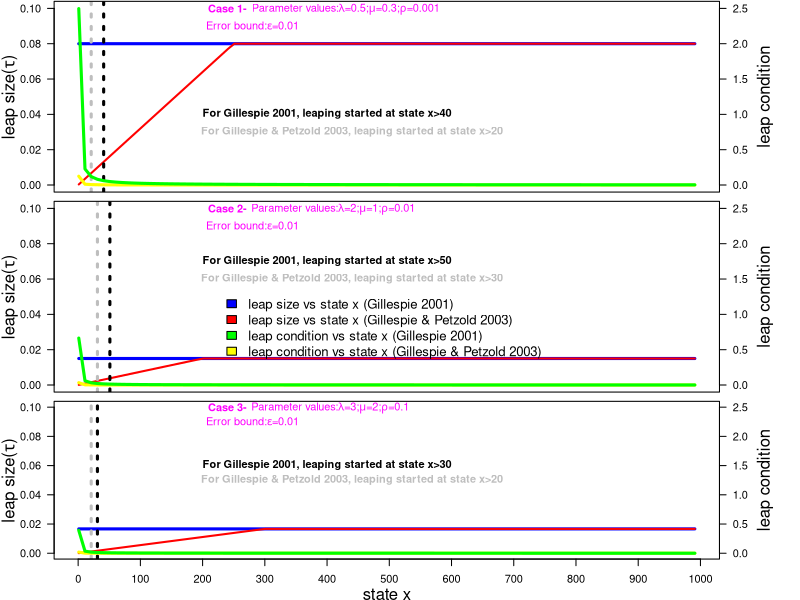

This figure's R source:
####Setting the plot size and resolution (300 dpi)
options(repr.plot.width=8, repr.plot.height=8,repr.plot.res = 300) #Setting plot size

#Based on Gillespie 2001
tau_TotalRate_2001<-function(X,b,d,c,error){
    rate1<- b*X
    #probability of death
    rate2<- d*X
    #probability of catastrophe
    rate3<- c*X
    
    total_rate<- rate1+rate2+rate3 #representing a0(x)
    
     tau<-(error*(b+d))/(abs(b-d)*max(b,d)) 
    leap_condition<- 2/total_rate
    return(list(tau=tau,leap_conditions=leap_condition))
}

#Based on Gillespie & Petzold 2003
tau_TotalRate_2003<-function(X,b,d,c,error){  
   rate1<- b*X
    #probability of death
    rate2<- d*X
    #probability of catastrophe
    rate3<- c*X
    
    total_rate<- rate1+rate2+rate3 #representing a0(x)
     #Computing tau from equation 6 based on Gillespie & Petzold 2003
    Leap_sizes1= (error*(b+d))/(abs(b^2-b*d))
    Leap_sizes2= (error*(b+d))/(abs(b*d-d^2))
    Leap_sizes3= X*(error*(b+d))^2/(b^3+ d*b^2)
    Leap_sizes4= X*(error*(b+d))^2/(b*d^2+ d^3)
    
    #estimate of the tau leap size
    tau=min(Leap_sizes1,Leap_sizes2,Leap_sizes3,Leap_sizes4)  
     leap_condition<- 1/(10*total_rate)
    return(list(tau=tau,leap_condition= leap_condition))
}

#Based on Gillespie & Petzold 2003
tau_TotalRate_2003_2<-function(X,b,d,c,error){  
   rate1<- b*X
    #probability of death
    rate2<- d*X
    #probability of catastrophe
    rate3<- c*X
    
    total_rate<- rate1+rate2+rate3 #representing a0(x)
     #Computing tau from equation 6 based on Gillespie & Petzold 2003
    Leap_sizes1= (error*(b+d))/ (abs(b-d)*max(b,d))
    Leap_sizes2= X*(error*(b+d))^2/((b+d)*max(b^2,d^2))
    
    #estimate of the tau leap size
    tau=min(Leap_sizes1,Leap_sizes2)  
     leap_condition<- 1/(10*total_rate)
    return(list(tau=tau,leap_condition= leap_condition))
}

state<-seq(100,300,by=10)

 for (i in seq_along(state)) print(tau_TotalRate_2003(X=state[i],b=0.5,d=0.3,c=0.001,error=0.01)$tau)

state<- seq(100,300,by=10)

for (i in seq_along(state)) print(tau_TotalRate_2003_2(X=state[i],b=0.5,d=0.3,c=0.001,error=0.01)$tau)


tau2001=tau2003=results2001=results2003=leapCondition2001=leapCondition2003=NULL

state<- seq(1,1000,by=10)
tau2001[["case1"]]=leapCondition2001[["case1"]]=numeric(length(state))
tau2001[["case2"]]=leapCondition2001[["case2"]]=numeric(length(state))
tau2001[["case3"]]=leapCondition2001[["case3"]]=numeric(length(state))

for(i in seq_along(state)) {
results2001[["case1"]]<- tau_TotalRate_2001(X=state[i],b=0.5,d=0.3,c=0.001,error=0.01)
results2001[["case2"]]<- tau_TotalRate_2001(X=state[i],b=2,d=1,c=0.01,error=0.01)  
results2001[["case3"]]<- tau_TotalRate_2001(X=state[i],b=3,d=2,c=0.1,error=0.01)
    
tau2001[["case1"]][i]<-results2001[["case1"]]$tau
tau2001[["case2"]][i]<-results2001[["case2"]]$tau
tau2001[["case3"]][i]<-results2001[["case3"]]$tau
    
leapCondition2001[["case1"]][i]<-results2001[["case1"]]$leap_condition
leapCondition2001[["case2"]][i]<-results2001[["case2"]]$leap_condition
leapCondition2001[["case3"]][i]<-results2001[["case3"]]$leap_condition
}

state<- seq(1,1000,by=10)
tau2003[["case1"]]=leapCondition2003[["case1"]]=numeric(length(state))
tau2003[["case2"]]=leapCondition2003[["case2"]]=numeric(length(state))
tau2003[["case3"]]=leapCondition2003[["case3"]]=numeric(length(state))

for(i in seq_along(state)) {
results2003[["case1"]]<- tau_TotalRate_2003(X=state[i],b=0.5,d=0.3,c=0.001,error=0.01)
results2003[["case2"]]<- tau_TotalRate_2003(X=state[i],b=2,d=1,c=0.01,error=0.01)  
results2003[["case3"]]<- tau_TotalRate_2003(X=state[i],b=3,d=2,c=0.1,error=0.01)
    
tau2003[["case1"]][i]<-results2003[["case1"]]$tau
tau2003[["case2"]][i]<-results2003[["case2"]]$tau
tau2003[["case3"]][i]<-results2003[["case3"]]$tau
    
leapCondition2003[["case1"]][i]<-results2003[["case1"]]$leap_condition
leapCondition2003[["case2"]][i]<-results2003[["case2"]]$leap_condition
leapCondition2003[["case3"]][i]<-results2003[["case3"]]$leap_condition
}

# setting working directory
setwd("/Users/clementtwumasi/Desktop/BDC_Paper_Journal_of_Applied_Probability /LeapSize_conditions_results")

data=NULL
data[["case1"]]= data.frame(state=state,tau2001=tau2001[["case1"]],
                  leapCondition2001=leapCondition2001[["case1"]],tau2003=tau2003[["case1"]],
                 leapCondition2003=leapCondition2003[["case1"]])

data[["case2"]]= data.frame(state=state,tau2001=tau2001[["case2"]],
                  leapCondition2001=leapCondition2001[["case2"]],tau2003=tau2003[["case2"]],
                 leapCondition2003=leapCondition2003[["case2"]])

data[["case3"]]= data.frame(state=state,tau2001=tau2001[["case3"]],
                  leapCondition2001=leapCondition2001[["case3"]],tau2003=tau2003[["case3"]],
                 leapCondition2003=leapCondition2003[["case3"]])

write.csv(data[["case1"]],"LeapSize_State_Condition_Results1.csv")
write.csv(data[["case2"]],"LeapSize_State_Condition_Results2.csv")
write.csv(data[["case3"]],"LeapSize_State_Condition_Results3.csv")

state[which(tau2001$case1==tau2003$case1)]

state[which(tau2001$case2==tau2003$case2)]

#For tau-leaping (For Gillespie) X>=41 and no leaping for X<=31
#state[which(tau2001>leapCondition2001)]
paste("For Gillespie 2001, leaping starts when state x>=",min(state[which(tau2001[["case1"]]>leapCondition2001[["case1"]])]),
      
      "","where the fixed leap size=","",tau2001[["case1"]][which(tau2001[["case1"]]>leapCondition2001[["case1"]])[1]],"",
     "and leap condition >=",leapCondition2001[["case1"]][which(tau2001[["case1"]]>leapCondition2001[["case1"]])[1]])

#0.00672	0.0059449498
#For tau-leaping (For Gillespie) X>=21 and no leaping for X<=11
#state[which(tau2003>leapCondition2003)]

paste("For Gillespie & Petzold 2003, leaping starts when state x>=",
      min(state[which(tau2003[["case1"]]>leapCondition2003[["case1"]])]),
      
      "","where the leap size >=","",tau2003[["case1"]][[which(tau2003[["case1"]]>leapCondition2003[["case1"]])[1]]],"",
     "and leap condition >=",leapCondition2003[["case1"]][[which(tau2003[["case1"]]>leapCondition2003[["case1"]])[1]]])

#For tau-leaping (For Gillespie) X>=51 and no leaping for X<=41
#state[which(tau2001>leapCondition2001)]
paste("For Gillespie 2001, leaping starts when state x>=",min(state[which(tau2001[["case2"]]>leapCondition2001[["case2"]])]),
      
      "","where the fixed leap size=","",tau2001[["case2"]][which(tau2001[["case2"]]>leapCondition2001[["case2"]])[1]],"",
     "and leap condition >=",leapCondition2001[["case2"]][which(tau2001[["case2"]]>leapCondition2001[["case2"]])[1]])


#For tau-leaping (For Gillespie) X>=31 and no leaping for X<=21
#state[which(tau2003>leapCondition2003)]

paste("For Gillespie & Petzold 2003, leaping starts when state x>=",
      min(state[which(tau2003[["case2"]]>leapCondition2003[["case2"]])]),
      
      "","where the leap size >=","",tau2003[["case2"]][[which(tau2003[["case2"]]>leapCondition2003[["case2"]])[1]]],"",
     "and leap condition >=",leapCondition2003[["case2"]][[which(tau2003[["case2"]]>leapCondition2003[["case2"]])[1]]])

#For tau-leaping (For Gillespie) X>=31 and no leaping for X<=21
#state[which(tau2001>leapCondition2001)]
paste("For Gillespie 2001, leaping starts when state x>=",min(state[which(tau2001[["case3"]]>leapCondition2001[["case3"]])]),
      
      "","where the fixed leap size=","",tau2001[["case3"]][which(tau2001[["case3"]]>leapCondition2001[["case3"]])[1]],"",
     "and leap condition >=",leapCondition2001[["case3"]][which(tau2001[["case3"]]>leapCondition2001[["case3"]])[1]])


#For tau-leaping (For Gillespie) X>=21 and no leaping for X<=11
#state[which(tau2003>leapCondition2003)]

paste("For Gillespie & Petzold 2003, leaping starts when state x>=",
      min(state[which(tau2003[["case3"]]>leapCondition2003[["case3"]])]),
      
      "","where the leap size >=","",tau2003[["case3"]][[which(tau2003[["case3"]]>leapCondition2003[["case3"]])[1]]],"",
     "and leap condition >=",leapCondition2003[["case3"]][[which(tau2003[["case3"]]>leapCondition2003[["case3"]])[1]]])

## add extra space to right margin of plot within frame
#par(mar=c(5, 4, 4, 6) + 0.1)

o<-par(mar=c(0.5, 4, 0, 6) + 0.1)
#o<-par(mar=c(0,4,2,2))#Run this before the code below

nf<-layout(matrix(1:3, nrow=3,ncol=1))


#### FIRST PLOT ####
## Plot first set of data and draw its axis

plot(state,tau2001[["case1"]],type="l",col="blue",lwd=3,ylab="",xlab="",
    ylim=c(0,.1),axes=FALSE)

lines(state,tau2003[["case1"]],col="red",lwd=2,ylab="",xlab="")

abline(v=41,col="black",lty=3,lwd=3)

text(400,0.04, paste("For Gillespie 2001, leaping started at state x>40"),col="black",font=2)
text(440,0.03, paste("For Gillespie & Petzold 2003, leaping started at state x>20"),col="grey",font=2)


abline(v=21,col="grey",lty=3,lwd=3)


axis(2, ylim=c(0,0.1),col="black",las=1,xaxt = "n")  ## las=1 makes horizontal labels

mtext(expression(paste("leap size","(",tau,")") ),side=2,line=2.5)
box()


text(240,.1, "Case 1-",col="magenta",lwd=3,font=2)

text(430,.0995, expression(paste("Parameter values:"
                ,lambda,"=0.5",";","", mu,"=0.3",";",rho,"=0.001") ),
    col="magenta",lwd=3,font=2)

text(280,.09, expression(paste("Error bound:"
                ,epsilon,"=0.01") ),col="magenta",lwd=3,font=2)

## Allow a second plot on the same graph
par(new=TRUE)

## Plot the second plot and put axis scale on right
plot(state,leapCondition2003[["case1"]],type="l",col="yellow",lwd=3,ylab="",
    xlab="",axes=FALSE,ylim=c(0,2.5))
lines(state,leapCondition2001[["case1"]],type="l",col="green",lwd=3)
mtext("leap condition",side=4,col="black",line=3) 
axis(4, ylim=c(0,2.5), col="black",col.axis="black",las=1)


## Draw the time axis
axis(1,pretty(range(state),10),xaxt = "n")
#mtext("state x",side=1,col="black",line=2.3)  



########SECOND PLOT #######
#par(mar=c(0, 4, 4, 6) + 0.1)
#par(mar=c(0,4,2,2)
#o<-par(mar=c(0,4,0,2))

#o<-par(mar=c(0, 4, 2, 6) + 0.1)
par(mar=c(0.5, 4, 0, 6) + 0.1)
## Plot first set of data and draw its axis

plot(state,tau2001[["case2"]],type="l",col="blue",lwd=3,ylab="",xlab="",
    ylim=c(0,.1),axes=FALSE)

lines(state,tau2003[["case2"]],col="red",lwd=2,ylab="",xlab="")

abline(v=51,col="black",lty=3,lwd=3)

text(400,0.07, paste("For Gillespie 2001, leaping started at state x>50"),col="black",font=2)
text(440,0.06, paste("For Gillespie & Petzold 2003, leaping started at state x>30"),col="grey",font=2)


abline(v=31,col="grey",lty=3,lwd=3)


axis(2, ylim=c(0,0.1),col="black",las=1,xaxt = "n")  ## las=1 makes horizontal labels

mtext(expression(paste("leap size","(",tau,")") ),side=2,line=2.5)
box()


text(240,.1, "Case 2-",col="magenta",lwd=3,font=2)

text(410,.0995, expression(paste("Parameter values:"
                ,lambda,"=2",";","", mu,"=1",";",rho,"=0.01") ),
    col="magenta",lwd=3,font=2)

text(280,.09, expression(paste("Error bound:"
                ,epsilon,"=0.01") ),col="magenta",lwd=3,font=2)


text<-c("leap size vs state x (Gillespie 2001)","leap size vs state x (Gillespie & Petzold 2003)",
       "leap condition vs state x (Gillespie 2001)","leap condition vs state x (Gillespie & Petzold 2003)")

legend(x=220,y=.055,legend = text,col=c("blue","red","green","yellow"),bty = "n",
      cex=1.2, horiz = FALSE,pt.cex = 1,fill=c("blue","red","green","yellow"),ncol=1)


## Allow a second plot on the same graph
par(new=TRUE)

## Plot the second plot and put axis scale on right
plot(state,leapCondition2003[["case2"]],type="l",col="yellow",lwd=3,ylab="",
    xlab="",axes=FALSE,ylim=c(0,2.5))
lines(state,leapCondition2001[["case2"]],type="l",col="green",lwd=3)
mtext("leap condition",side=4,col="black",line=3) 
axis(4, ylim=c(0,2.5), col="black",col.axis="black",las=1)


## Draw the time axis
axis(1,pretty(range(state),10),xaxt = "n")
#mtext("state x",side=1,col="black",line=2.3)  




########THIRD PLOT #######
#par(mar=c(4,4,0,2))
#par(mar=c(5, 4, 0, 6) + 0.1)
par(mar=c(3, 4, 0, 6) + 0.1)
## Plot first set of data and draw its axis

plot(state,tau2001[["case3"]],type="l",col="blue",lwd=3,ylab="",xlab="",
    ylim=c(0,.1),axes=FALSE)

lines(state,tau2003[["case3"]],col="red",lwd=2,ylab="",xlab="")

abline(v=31,col="black",lty=3,lwd=3)

text(400,0.06, paste("For Gillespie 2001, leaping started at state x>30"),col="black",font=2)
text(440,0.05, paste("For Gillespie & Petzold 2003, leaping started at state x>20"),col="grey",font=2)


abline(v=21,col="grey",lty=3,lwd=3)


axis(2, ylim=c(0,0.1),col="black",las=1,xaxt = "n")  ## las=1 makes horizontal labels

mtext(expression(paste("leap size","(",tau,")") ),side=2,line=2.5)
box()


text(240,.1, "Case 3-",col="magenta",lwd=3,font=2)

text(405,.0995, expression(paste("Parameter values:"
                ,lambda,"=3",";","", mu,"=2",";",rho,"=0.1") ),
    col="magenta",lwd=3,font=2)

text(280,.09, expression(paste("Error bound:"
                ,epsilon,"=0.01") ),col="magenta",lwd=3,font=2)



## Allow a second plot on the same graph
par(new=TRUE)

## Plot the second plot and put axis scale on right
plot(state,leapCondition2003[["case3"]],type="l",col="yellow",lwd=3,ylab="",
    xlab="",axes=FALSE,ylim=c(0,2.5))
lines(state,leapCondition2001[["case3"]],type="l",col="green",lwd=3)
mtext("leap condition",side=4,col="black",line=3) 
axis(4, ylim=c(0,2.5), col="black",col.axis="black",las=1)


## Draw the time axis
axis(1,pretty(range(state),10))
mtext("state x",side=1,col="black",line=2.3)  



par(o)
